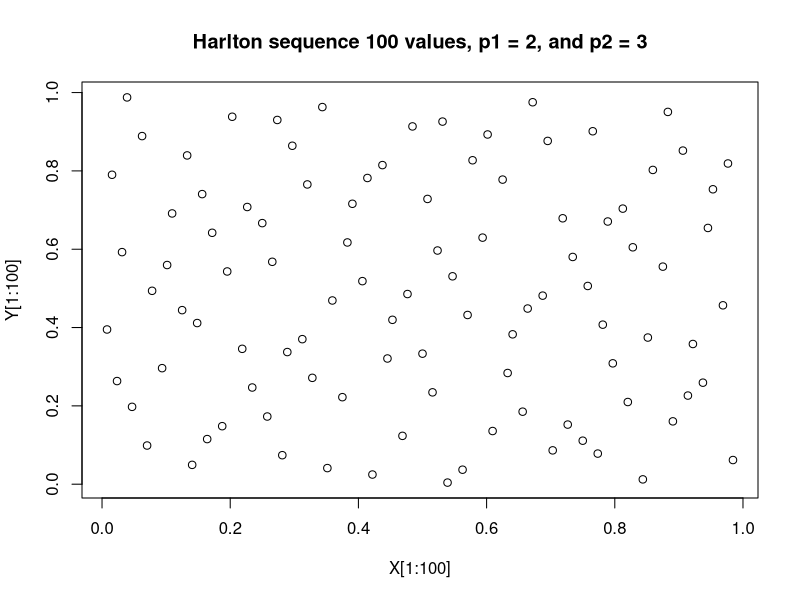
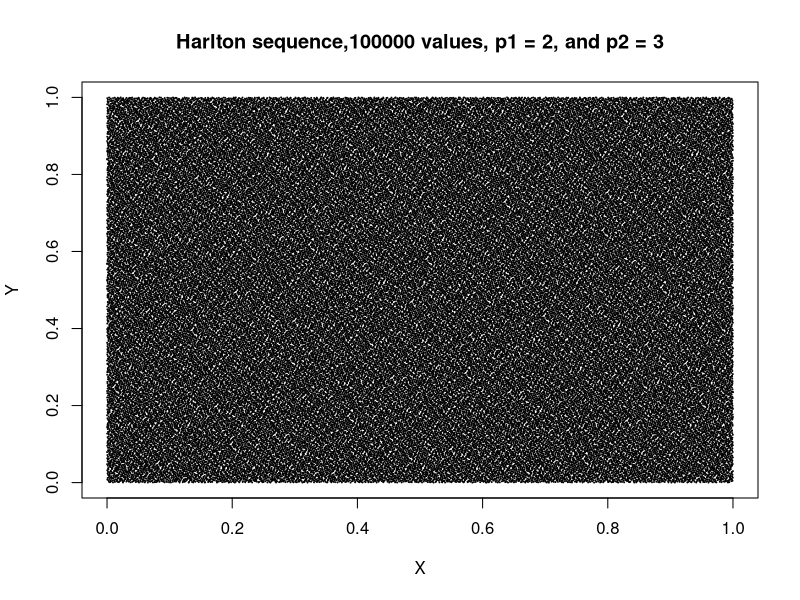

Write R code to recreate these figures, in order.
van_der_corput <- function(n, base = 2) {
	X <- seq(1, n, 1)
	k <- 1
	m <- 0
	while(k < n) {
		m <- m + 1
		k <- k*base
	}
	# print(m)
	Y <- vector(,n)
	k <- base
	for (i in 1:m) {
		Y <- Y + (X %% base)/k
		k <- k*base
		X <- as.integer(X/base)
	}
	return(Y)
}

X <- van_der_corput(100000, 2)
Y <- van_der_corput(100000, 3)

plot(X[1:100], Y[1:100], main="Harlton sequence 100 values, p1 = 2, and p2 = 3")
dev.copy(png,"plot2a.png");
dev.off();

plot(X, Y, cex=0.0001, main="Harlton sequence,100000 values, p1 = 2, and p2 = 3")
dev.copy(png,"plot2b.png")
dev.off();